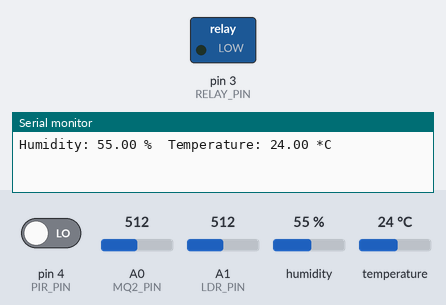
The sketch below on a simulated Arduino Uno, built with avr-gcc and run on an emulated ATmega328P. Shown: switched loads named in the sketch (green lamp = pin HIGH), the last lines printed to the serial monitor. The inputs (shaded band) are chosen by the test bench; at power-on: temperature 24 °C, pin 4 (PIR_PIN) LOW, A0 (MQ2_PIN) = 512, A1 (LDR_PIN) = 512, humidity 55 %. The modem accepts every AT command (registered, SIM ready, sends succeed) and sends nothing else.

Above: at 7.2 s.
7.3 s: temperature set to 29 °C
15.2 s: temperature set to 32 °C
At 23.1 s:
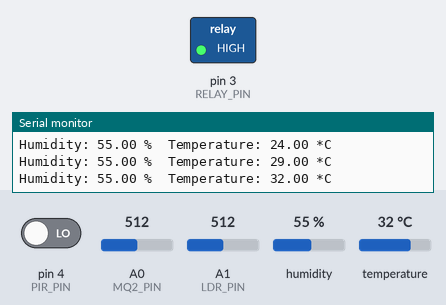
31.6 s: temperature set to 12 °C
At 38.5 s:
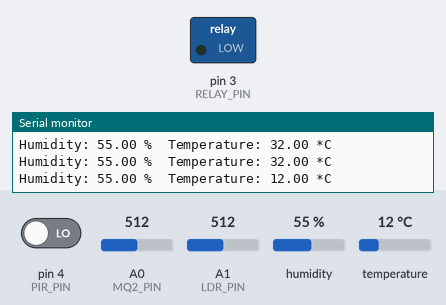
39.7 s: temperature set to 33 °C
At 47.3 s:
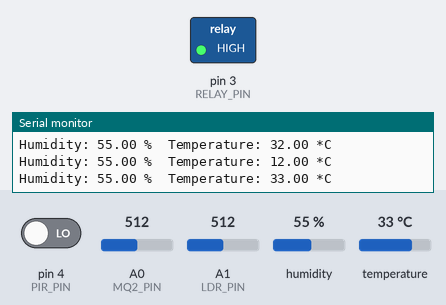
Timing chart, 0 to 48.7 s (numbered marks = the images above; inputs shaded):
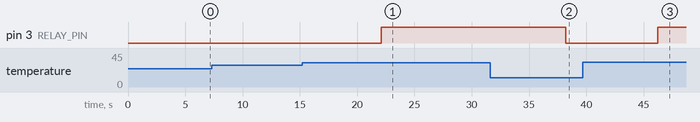

The sketch:

SensorAccess.ino
```cpp
#include <DHT.h>
#include <SoftwareSerial.h>

#define DHTPIN 2
#define DHTTYPE DHT11
#define RELAY_PIN 3
#define PIR_PIN 4
#define MQ2_PIN A0
#define LDR_PIN A1

DHT dht(DHTPIN, DHTTYPE);
SoftwareSerial esp8266(10, 11); // RX, TX

void setup() {
  Serial.begin(9600);
  dht.begin();
  pinMode(RELAY_PIN, OUTPUT);
  digitalWrite(RELAY_PIN, LOW);
  pinMode(PIR_PIN, INPUT);
  esp8266.begin(115200);
  initWiFi();
}

void loop() {
  float h = dht.readHumidity();
  float t = dht.readTemperature();
  int mq2 = analogRead(MQ2_PIN);
  int ldr = analogRead(LDR_PIN);
  int pir = digitalRead(PIR_PIN);

  if (isnan(h) || isnan(t)) {
    Serial.println("Failed to read from DHT sensor!");
    return;
  }

  Serial.print("Humidity: ");
  Serial.print(h);
  Serial.print(" %\t");
  Serial.print("Temperature: ");
  Serial.print(t);
  Serial.println(" *C");

  if (t > 30) {
    digitalWrite(RELAY_PIN, HIGH);
  } else {
    digitalWrite(RELAY_PIN, LOW);
  }

  if (pir == HIGH) {
    Serial.println("Motion detected!");
  }

  sendDataToServer(h, t, mq2, ldr, pir);
  delay(2000);
}

void initWiFi() {
  esp8266.println("AT+CWMODE=1");
  delay(1000);
  esp8266.println("AT+CWJAP=\"SSID\",\"PASSWORD\""); // Replace with your SSID and Password
  delay(5000);
}

void sendDataToServer(float h, float t, int mq2, int ldr, int pir) {
  String data = "GET /update?humidity=" + String(h) + "&temperature=" + String(t) + "&gas=" + String(mq2) + "&light=" + String(ldr) + "&motion=" + String(pir) + " HTTP/1.1\r\n";
  data += "Host: yourserver.com\r\n"; // Replace with your server's IP or domain
  data += "Connection: close\r\n\r\n";

  esp8266.println("AT+CIPSTART=\"TCP\",\"yourserver.com\",80"); // Replace with your server's IP or domain
  delay(2000);
  esp8266.println("AT+CIPSEND=" + String(data.length()));
  delay(2000);
  esp8266.print(data);
  delay(2000);
  esp8266.println("AT+CIPCLOSE");
}
```

Measured:
- the behaviour switches between 30 and 31 °C on temperature (found by bisection; images 0 and 1)
- after the input at 15.2 s, pin 3 (RELAY_PIN): LOW → HIGH after 6.9 s
- after the input at 31.6 s, pin 3 (RELAY_PIN): HIGH → LOW after 6.6 s
- after the input at 39.7 s, pin 3 (RELAY_PIN): LOW → HIGH after 6.5 s
